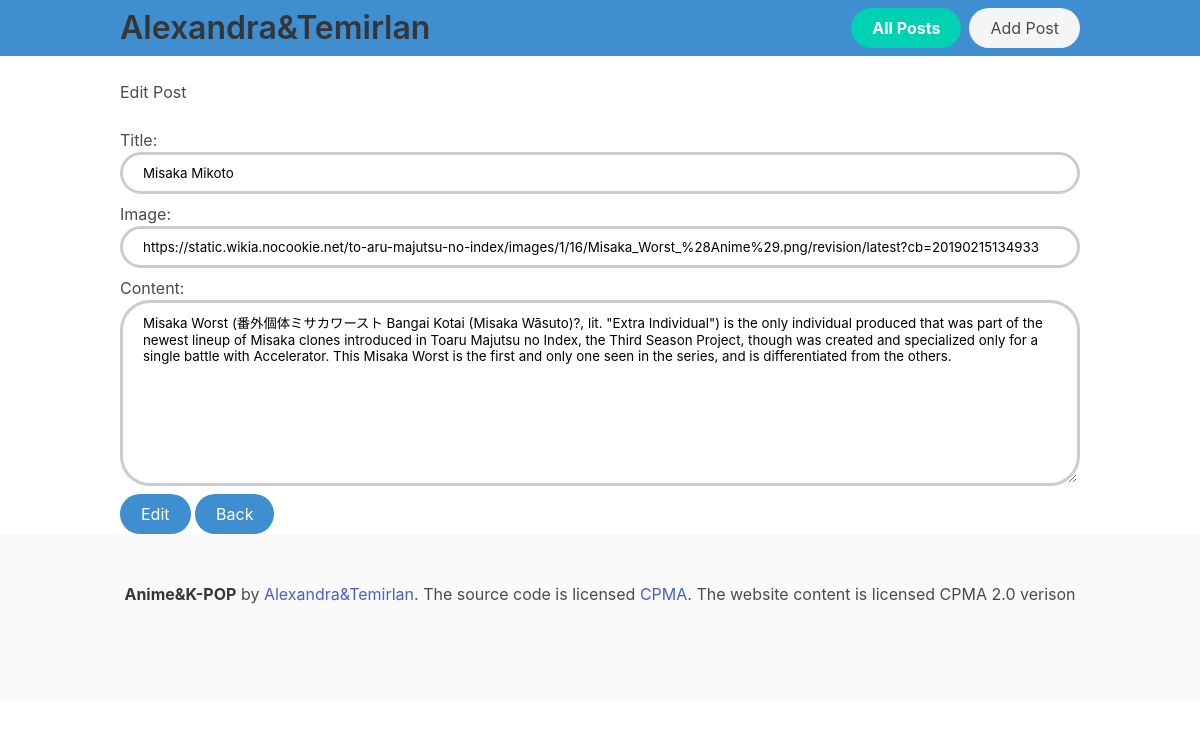
The app's page /post/edit/2 with its own data.
### appBulma/models.py (models this page shows, shortened)
class Post(models.Model):
    title = models.CharField('Title', max_length=255)
    imagePost = models.CharField('Image', max_length=500, blank=True, null=True)
    contentPost = models.TextField('Content')
    dataPost = models.DateTimeField('Data published', default=datetime.now)
    class Meta:
        verbose_name = 'post'
        verbose_name_plural = 'posts'

### appBulma/views.py (the view)
# urls.py: path('post/edit/<int:pk>', views.editPost, name='editPost')
def editPost(request, pk):
    post = get_object_or_404(Post, pk=pk)
    form = AddPostForm(request.POST or None, instance=post)
    if request.method == 'POST':
        if form.is_valid():
            form.save()
            return redirect('postDetail', pk=post.pk)
    else:
        form = AddPostForm()
    return render(request, 'user/edit-post.html', {
        'post':post,
        'form':form
    })

### appBulma/forms.py
class AddPostForm(forms.ModelForm):
    class Meta:
        model = Post
        fields = ('title', 'imagePost', 'contentPost')

### appBulma/templates/user/edit-post.html (shortened to what this page needs)
{% extends '../base.html' %}
{% load crispy_forms_tags %}
{% block content %}
    <div class="container">
        <form method="post" class="">
            <h1 class="mb-5 mt-5">Edit Post</h1>
            <label for="id_title">Title:</label>
            <input value="{{post.title}}" type="text" name="title" maxlength="255" required="" id="id_title">
            <label for="id_imagePost">Image:</label>
            {% if post.imagePost%}
            <input value="{{post.imagePost}}" type="text" name="imagePost" maxlength="500" id="id_imagePost">
            {% else %}
            <input value="" type="text" name="imagePost" maxlength="500" id="id_imagePost">
            {% endif %}
            <label for="id_contentPost">Content:</label>
            <textarea name="contentPost" cols="40" rows="10" required="" id="id_contentPost">{{post.contentPost}}</textarea>
            <button class="button is-info is-rounded">Edit</button>
            <a href="{% url 'postDetail' pk=post.pk %}" class="button is-info is-rounded">Back</a>
        </form>
    </div>
{% endblock%}

### appBulma/templates/user/edit-post.html (style rules this page uses)
#id_title, #id_imagePost, #id_contentPost { display: block; width: 100%; padding: 10px 20px; margin-bottom: 8px; border-radius: 30px; box-sizing: border-box; border: 3px solid #ccc; transition:.6s ease; outline: none; }

### records on screen
Post: title "Misaka Mikoto", imagePost "https://static.wikia.nocookie.net/to-aru-majutsu-no-index/images/1/16/Misaka_Worst_%28Anime%29.png/revision/latest?cb=20190215134933", contentPost "Misaka Worst (番外個体ミサカワースト Bangai Kotai (Misaka Wāsuto)?, lit. \"Extra Individual\") is the only individual produced that was part of the newest lineup of Misaka clones introduced in Toaru Majutsu no Index, the Third Season Project, though was created and specialized only for a single battle with Accelerator. This Misaka Worst is the first and only one seen in the series, and is differentiated from the others."
